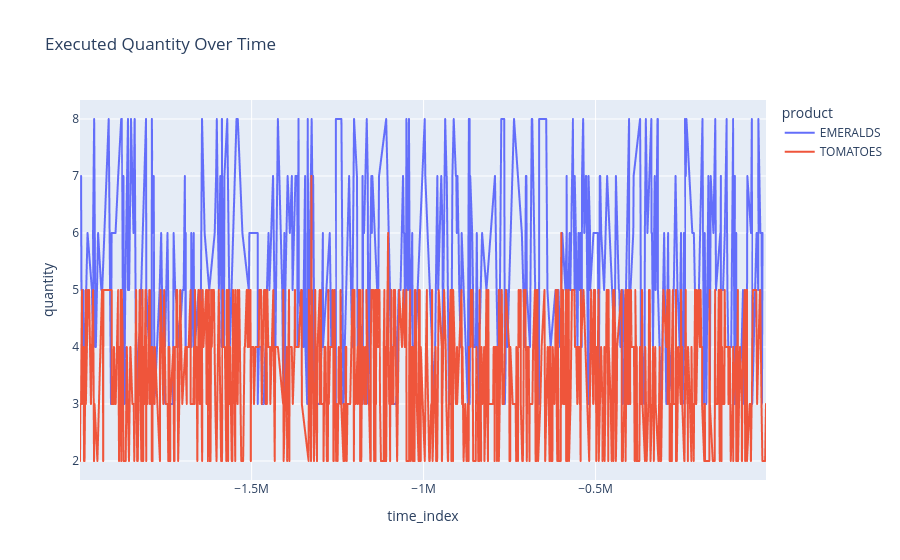
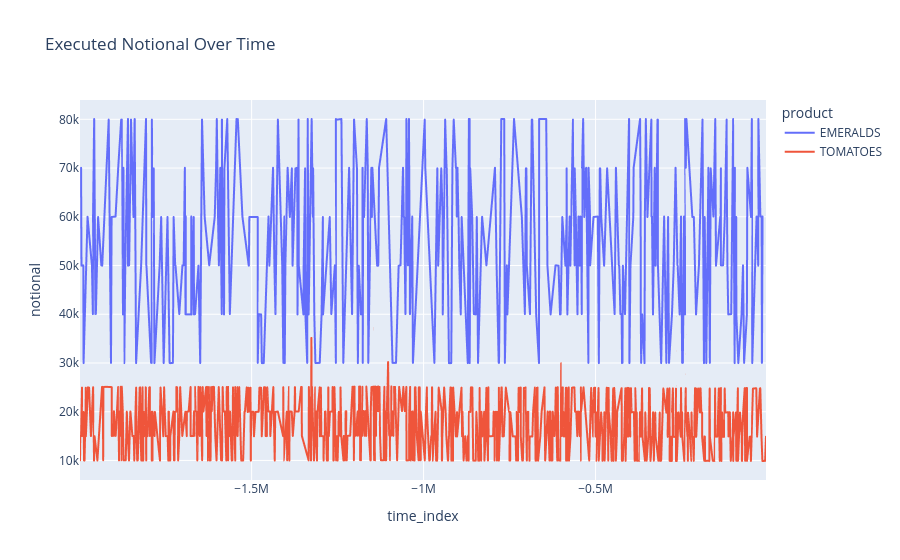

Notebook source saved alongside these figures, in order:
### Code cell
trade_activity = (
    trades.groupby(['product', 'time_index'], as_index=False)
    .agg(quantity=('quantity', 'sum'), notional=('notional', 'sum'))
)

fig_qty = px.line(
    trade_activity,
    x='time_index',
    y='quantity',
    color='product',
    title='Executed Quantity Over Time',
)
fig_qty.show()

fig_notional = px.line(
    trade_activity,
    x='time_index',
    y='notional',
    color='product',
    title='Executed Notional Over Time',
)
fig_notional.show()

### Figure 1 — Plotly figure (JSON) as saved in the notebook; plotly's stock layout.template omitted (floating-point values rounded to 4 significant figures; data arrays with more than 128 entries replaced by an {"elided": "..."} marker saying what was removed)
{"data": [{"hovertemplate": "product=EMERALDS<br>time_index=%{x}<br>quantity=%{y}<extra></extra>", "legendgroup": "EMERALDS", "line": {"color": "#636efa", "dash": "solid"}, "marker": {"symbol": "circle"}, "mode": "lines", "name": "EMERALDS", "showlegend": true, "x": {"elided": "399 int values"}, "xaxis": "x", "y": {"elided": "399 int values"}, "yaxis": "y", "type": "scattergl"}, {"hovertemplate": "product=TOMATOES<br>time_index=%{x}<br>quantity=%{y}<extra></extra>", "legendgroup": "TOMATOES", "line": {"color": "#EF553B", "dash": "solid"}, "marker": {"symbol": "circle"}, "mode": "lines", "name": "TOMATOES", "showlegend": true, "x": {"elided": "819 int values"}, "xaxis": "x", "y": {"elided": "819 int values"}, "yaxis": "y", "type": "scattergl"}], "layout": {"xaxis": {"anchor": "y", "domain": [0.0, 1.0], "title": {"text": "time_index"}}, "yaxis": {"anchor": "x", "domain": [0.0, 1.0], "title": {"text": "quantity"}}, "legend": {"title": {"text": "product"}, "tracegroupgap": 0}, "title": {"text": "Executed Quantity Over Time"}}}

### Figure 2 — Plotly figure (JSON) as saved in the notebook; plotly's stock layout.template omitted (floating-point values rounded to 4 significant figures; data arrays with more than 128 entries replaced by an {"elided": "..."} marker saying what was removed)
{"data": [{"hovertemplate": "product=EMERALDS<br>time_index=%{x}<br>notional=%{y}<extra></extra>", "legendgroup": "EMERALDS", "line": {"color": "#636efa", "dash": "solid"}, "marker": {"symbol": "circle"}, "mode": "lines", "name": "EMERALDS", "showlegend": true, "x": {"elided": "399 int values"}, "xaxis": "x", "y": {"elided": "399 float values"}, "yaxis": "y", "type": "scattergl"}, {"hovertemplate": "product=TOMATOES<br>time_index=%{x}<br>notional=%{y}<extra></extra>", "legendgroup": "TOMATOES", "line": {"color": "#EF553B", "dash": "solid"}, "marker": {"symbol": "circle"}, "mode": "lines", "name": "TOMATOES", "showlegend": true, "x": {"elided": "819 int values"}, "xaxis": "x", "y": {"elided": "819 float values"}, "yaxis": "y", "type": "scattergl"}], "layout": {"xaxis": {"anchor": "y", "domain": [0.0, 1.0], "title": {"text": "time_index"}}, "yaxis": {"anchor": "x", "domain": [0.0, 1.0], "title": {"text": "notional"}}, "legend": {"title": {"text": "product"}, "tracegroupgap": 0}, "title": {"text": "Executed Notional Over Time"}}}
